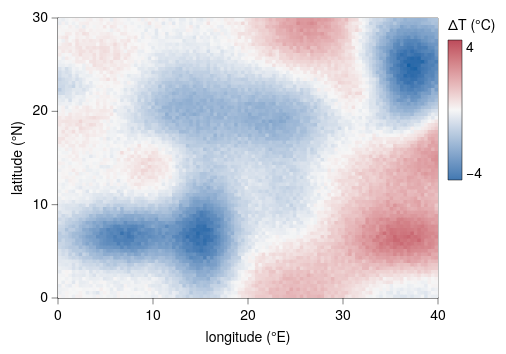

Specify this chart in Vega-Lite:
### Vega-Lite specification from a JSON file in a GitHub repository (floating-point values rounded to 4 significant figures; data arrays with more than 128 entries replaced by an {"elided": "..."} marker saying what was removed)
{"background": null, "config": {"arc": {"fill": "#DBDBDB", "fillOpacity": 1.0, "innerRadius": 35.0, "padAngle": 0.03, "stroke": "black", "strokeOpacity": 1, "strokeWidth": 0.25}, "area": {"fill": "#DBDBDB", "fillOpacity": 1.0, "stroke": "black", "strokeOpacity": 1, "strokeWidth": 0.25}, "axis": {"domain": true, "domainCap": "round", "domainColor": "black", "domainWidth": 0.25, "grid": false, "gridCap": "round", "gridColor": "#F1F1F1", "gridDash": [0, 0], "gridOpacity": 1.0, "gridWidth": 0.25, "labelColor": "black", "labelFont": "Helvetica Neue", "labelFontSize": 7, "labelFontStyle": "normal", "labelFontWeight": 400, "offset": 0, "ticks": true, "tickCap": "round", "tickColor": "black", "tickRound": false, "tickSize": 3, "tickWidth": 0.25, "titleColor": "black", "titleFont": "Helvetica Neue", "titleFontSize": 7, "titleFontStyle": "normal", "titleFontWeight": 400}, "axisX": {"domain": true, "labelAlign": "center", "labelAngle": 0, "labels": true, "ticks": true, "translate": 0}, "axisY": {"domain": true, "labelAlign": "right", "labelAngle": 0, "labels": true, "ticks": true, "translate": 0}, "axisRight": {"domain": true, "labelAlign": "left", "labelAngle": 0, "labels": true, "ticks": true, "translate": 0}, "axisTop": {"domain": true, "labelAlign": "center", "labelAngle": 0, "labels": true, "ticks": true, "translate": 0}, "axisBand": {"tickOffset": 0}, "bar": {"fill": "#DBDBDB", "fillOpacity": 1.0, "stroke": "black", "strokeOpacity": 1, "strokeWidth": 0.25}, "boxplot": {"size": 12.6, "ticks": {"cornerRadius": 0.25, "fill": "black", "opacity": 1, "size": 6.3, "thickness": 0.25}, "box": {"fillOpacity": 1.0, "stroke": "black", "strokeOpacity": 1, "strokeWidth": 0.25}, "median": {"cornerRadius": 0, "fill": "black", "fillOpacity": 1.0, "opacity": 1, "size": 12.6, "thickness": 0.25}, "rule": {"fill": "black", "fillOpacity": 1.0, "size": 14.0, "stroke": "black", "strokeDash": [0, 0], "strokeOpacity": 1, "strokeWidth": 0.25}, "outliers": {"color": "black", "fill": "black", "fillOpacity": 1.0, "size": 0, "stroke": "black", "strokeOpacity": 1, "strokeWidth": 0.25}}, "circle": {"fill": "black", "fillOpacity": 1.0, "size": 0.7, "stroke": null, "strokeOpacity": 1, "strokeWidth": 0.25}, "errorband": {"band": {"fillOpacity": 0.6, "stroke": null, "strokeWidth": 0.25, "strokeOpacity": 1}, "borders": {"opacity": 0, "strokeOpacity": 0.25, "strokeWidth": 1}}, "errorbar": {"opacity": 1, "rule": {"strokeDash": [0, 0], "strokeWidth": 0.25}, "ticks": {"color": "black", "cornerRadius": 0.125, "opacity": 1, "size": 8.4, "thickness": 0.25}, "thickness": 0.25}, "font": "Helvetica Neue", "geoshape": {"fill": "#DBDBDB", "fillOpacity": 1.0, "stroke": "black", "strokeOpacity": 1, "strokeWidth": 0.25}, "header": {"labelColor": "black", "labelFont": "Helvetica Neue", "labelFontSize": 7, "labelFontStyle": "normal", "labelFontWeight": 400, "titleColor": "black", "titleFont": "Helvetica Neue", "titleFontSize": 7, "titleFontStyle": "normal", "titleFontWeight": 400, "titlePadding": 0}, "legend": {"disable": false, "offset": 4.5, "titlePadding": 4, "labelOffset": 2, "gradientLabelOffset": 2, "gradientLength": 70.0, "gradientThickness": 7.0, "gradientOpacity": 1.0, "gradientStrokeColor": "black", "gradientStrokeWidth": 0.25, "labelColor": "black", "labelFont": "Helvetica Neue", "labelFontSize": 7, "labelFontStyle": "normal", "labelFontWeight": 400, "strokeColor": "black", "strokeWidth": 0, "symbolSize": 42, "symbolStrokeColor": "black", "symbolStrokeWidth": 0.25, "titleColor": "black", "titleFont": "Helvetica Neue", "titleFontSize": 7, "titleFontStyle": "normal", "titleFontWeight": 400}, "line": {"color": "black", "stroke": "black", "strokeCap": "round", "strokeDash": [0, 0], "strokeOpacity": 1, "strokeWidth": 0.375}, "point": {"filled": true, "fill": "#DBDBDB", "fillOpacity": 1.0, "size": 7.0, "stroke": "black", "strokeOpacity": 1, "strokeWidth": 0.25}, "range": {"category": ["#C6D9F1", "#F1C9CB", "#FEF0B9", "#CEE37A", "#7AA8E0", "#E589A3", "#FDDD5D", "#68B961", "#4177B1", "#C35082", "#E5C227", "#438156"], "diverging": {"scheme": ["#C35082", "#CE6D94", "#D989A7", "#E2A4BA", "#EABFCE", "#F1DBE2", "#F6F6F6", "#D7E0EB", "#B9CBE0", "#9BB6D5", "#7DA1C9", "#5F8CBD", "#4177B1"]}, "heatmap": {"scheme": ["#32022B", "#43044D", "#4C196E", "#4D338C", "#484DA6", "#3A68BB", "#1D83CA", "#1D9CCB", "#23B5C9", "#28CDC5", "#4DE0B4", "#91EE9F"]}, "ordinal": {"scheme": ["#F1F1F1", "#DBDBDB", "#C6C6C6", "#B2B2B2", "#9D9D9D", "#898989", "#767676", "#636363", "#515151", "#404040", "#2F2F2F", "#1F1F1F"]}, "ramp": {"scheme": ["#32022B", "#43044D", "#4C196E", "#4D338C", "#484DA6", "#3A68BB", "#1D83CA", "#1D9CCB", "#23B5C9", "#28CDC5", "#4DE0B4", "#91EE9F"]}}, "rule": {"color": "black", "stroke": "black", "strokeCap": "round", "strokeDash": [2, 2], "strokeOpacity": 1, "strokeWidth": 0.25}, "scale": {"bandPaddingInner": 0.1, "bandPaddingOuter": 0.1, "round": false}, "rect": {"fill": "#DBDBDB", "fillOpacity": 1.0, "stroke": "black", "strokeOpacity": 1, "strokeWidth": 0.25}, "square": {"fill": "#DBDBDB", "fillOpacity": 1.0, "size": 14.0, "stroke": "black", "strokeOpacity": 1, "strokeWidth": 0.25}, "text": {"color": "black", "font": "Helvetica Neue", "fontSize": 7, "fontStyle": "normal", "fontWeight": 400}, "tick": {"color": "black", "cornerRadius": 0.125, "opacity": 1.0, "size": 12.6, "thickness": 0.25}, "title": {"anchor": "middle", "frame": "group", "color": "black", "font": "Helvetica Neue", "fontSize": 7, "fontStyle": "normal", "fontWeight": 400, "subtitleColor": "black", "subtitleFont": "Helvetica Neue", "subtitleFontSize": "Helvetica Neue", "subtitleFontStyle": "normal", "subtitleFontWeight": 400}, "trail": {"color": "black", "opacity": 1, "size": 0.375}, "view": {"continuousWidth": 190, "continuousHeight": 140, "discreteWidth": 190, "discreteHeight": 140, "fill": null, "stroke": "black", "strokeWidth": 0.25}}, "data": {"name": "data-3dd7a702cd43fab36ea1c2dfa6191459"}, "mark": {"type": "rect", "clip": true, "stroke": null}, "encoding": {"color": {"field": "anom", "scale": {"domain": [-4, 4], "range": ["#4177B1", "#5F8CBD", "#7DA1C9", "#9BB6D5", "#B9CBE0", "#D7E0EB", "#F6F6F6", "#F0DADA", "#E8BDBF", "#DFA1A5", "#D4858B", "#C96872", "#BC4A5A"]}, "title": "ΔT (°C)", "type": "quantitative"}, "x": {"field": "lon", "scale": {"domain": [0, 40.0], "nice": false}, "title": "longitude (°E)", "type": "quantitative"}, "x2": {"field": "lon2"}, "y": {"field": "lat", "scale": {"domain": [0, 30.0], "nice": false}, "title": "latitude (°N)", "type": "quantitative"}, "y2": {"field": "lat2"}}, "$schema": "https://vega.github.io/schema/vega-lite/v6.4.1.json", "datasets": {"data-3dd7a702cd43fab36ea1c2dfa6191459": {"elided": "8800 records"}}}
